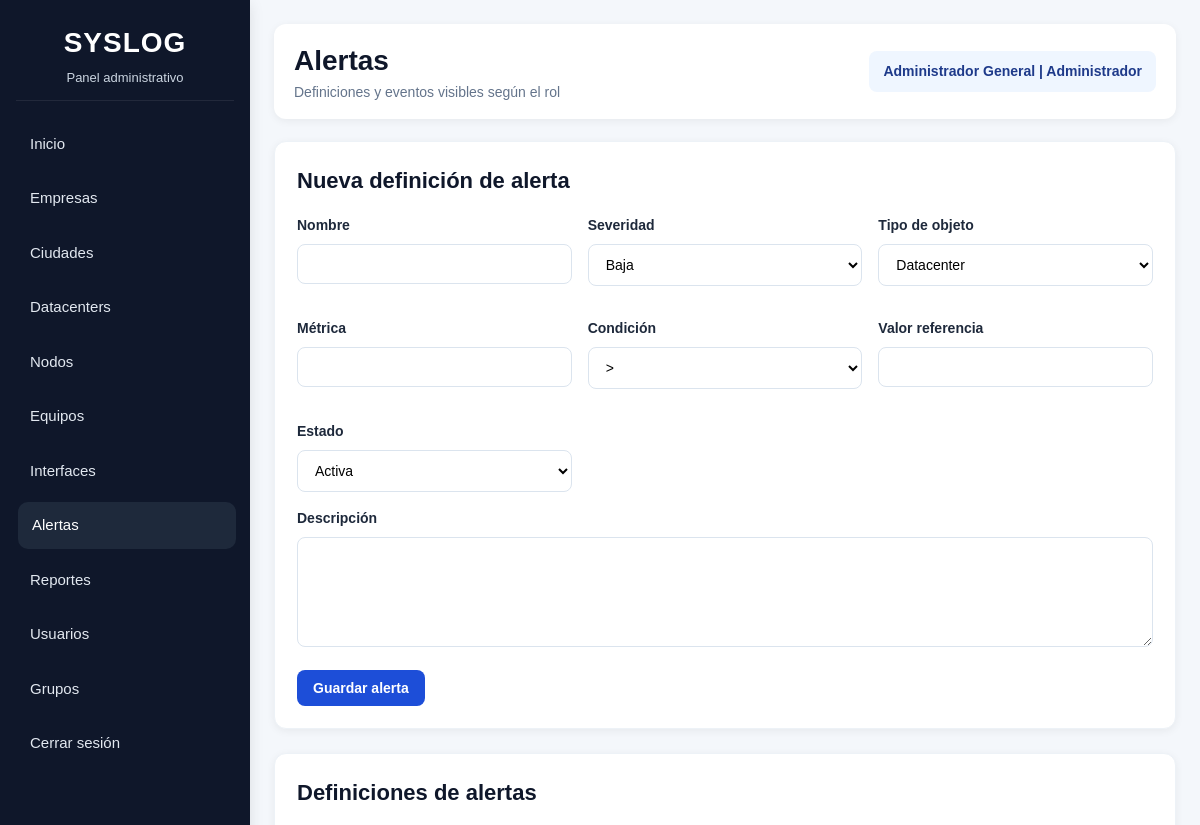
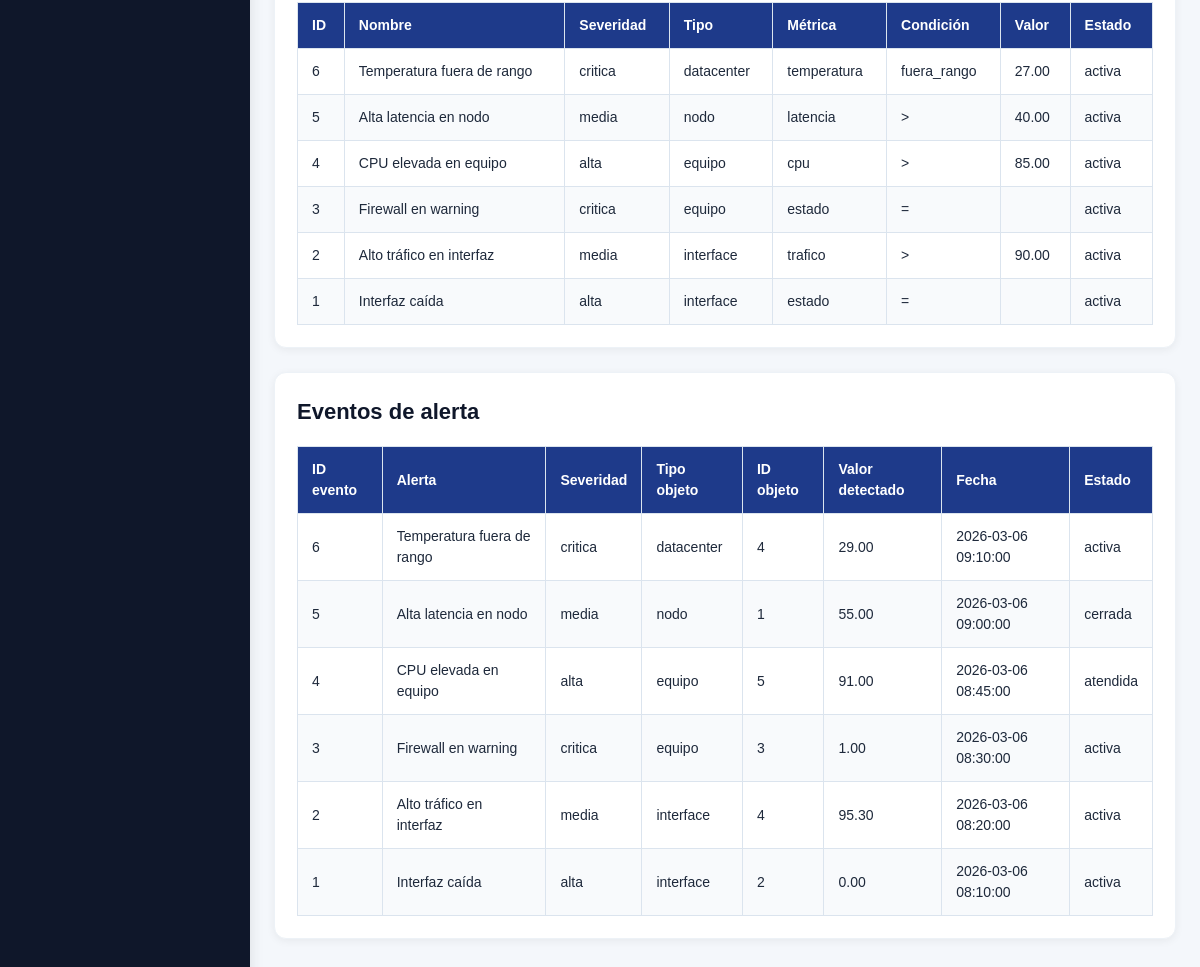
The app's page /pages/alertas.php (signed in) with its own data (2 pictures, top to bottom).
### tables this page shows
CREATE TABLE `alerta` (
  `id_alerta` int(11) NOT NULL,
  `nombre_alerta` varchar(100) NOT NULL,
  `descripcion` text DEFAULT NULL,
  `severidad` enum('baja','media','alta','critica') DEFAULT 'media',
  `tipo_objeto` enum('datacenter','nodo','equipo','interface') NOT NULL,
  `metrica` varchar(50) NOT NULL,
  `condicion` enum('>','<','=','>=','<=','fuera_rango') NOT NULL,
  `valor_referencia` decimal(10,2) DEFAULT NULL,
  `estado` enum('activa','inactiva') DEFAULT 'activa'
);

CREATE TABLE `evento_alerta` (
  `id_evento` int(11) NOT NULL,
  `id_alerta` int(11) NOT NULL,
  `tipo_objeto` enum('datacenter','nodo','equipo','interface') NOT NULL,
  `id_objeto` int(11) NOT NULL,
  `valor_detectado` decimal(10,2) DEFAULT NULL,
  `fecha_evento` datetime DEFAULT current_timestamp(),
  `estado_evento` enum('activa','atendida','cerrada') DEFAULT 'activa',
  `mensaje` text DEFAULT NULL
);

### includes/auth.php (called while the page is built, shortened)
<?php
function currentRole() {
    return $_SESSION["rol"] ?? "";
}
function isAdmin() {
    return currentRole() === "Administrador";
}
function getScope() {
    return [
        "rol"           => $_SESSION["rol"] ?? "",
        "id_empresa"    => $_SESSION["id_empresa"] ?? null,
        "id_datacenter" => $_SESSION["id_datacenter"] ?? null,
        "id_nodo"       => $_SESSION["id_nodo"] ?? null,
        "id_equipo"     => $_SESSION["id_equipo"] ?? null
    ];
}
?>

### pages/alertas.php (the view, shortened to what this page needs)
<?php
require_once "../includes/auth.php";
require_once "../includes/db.php";
$scope = getScope();
$rol = $scope["rol"];
$esAdmin = isAdmin();
$alertasDef = $pdo->query("SELECT * FROM alerta ORDER BY id_alerta DESC")->fetchAll(PDO::FETCH_ASSOC);
if ($rol === "Administrador") {
    $stmt = $pdo->query("
        SELECT ea.*, a.nombre_alerta, a.severidad
        FROM evento_alerta ea
        INNER JOIN alerta a ON ea.id_alerta = a.id_alerta
        ORDER BY ea.fecha_evento DESC
    ");
}
$eventos = $stmt->fetchAll(PDO::FETCH_ASSOC);
?>
<!DOCTYPE html>
<html lang="es">
<head>
    <link rel="stylesheet" href="../css/style.css">
</head>
<body>
<div class="main-layout">
    <?php include "../includes/menu.php"; ?>
    <div class="content">
        <div class="topbar">
            <div>
                <h1>Alertas</h1>
                <p class="muted-text">Definiciones y eventos visibles según el rol</p>
            </div>
            <div class="user-box"><?php echo htmlspecialchars($_SESSION["usuario"]); ?> | <?php echo htmlspecialchars($rol); ?></div>
        </div>
        <?php if ($esAdmin): ?>
        <div class="section">
            <div class="section-header"><h2>Nueva definición de alerta</h2></div>
            <form method="POST">
                <div class="form-grid">
                    <div class="form-group"><label>Nombre</label><input type="text" name="nombre_alerta" required></div>
                    <div class="form-group">
                        <label>Severidad</label>
                        <select name="severidad">
                            <option value="baja">Baja</option>
                        </select>
                    </div>
                    <div class="form-group">
                        <label>Tipo de objeto</label>
                        <select name="tipo_objeto">
                            <option value="datacenter">Datacenter</option>
                        </select>
                    </div>
                    <div class="form-group"><label>Métrica</label><input type="text" name="metrica" required></div>
                    <div class="form-group">
                        <label>Condición</label>
                        <select name="condicion">
                            <option value=">">></option>
                        </select>
                    </div>
                    <div class="form-group"><label>Valor referencia</label><input type="number" step="0.01" name="valor_referencia"></div>
                    <div class="form-group">
                        <label>Estado</label>
                        <select name="estado">
                            <option value="activa">Activa</option>
                        </select>
                    </div>
                </div>
                <div class="form-group"><label>Descripción</label><textarea name="descripcion"></textarea></div>
                <button class="btn btn-primary" type="submit">Guardar alerta</button>
            </form>
        </div>
        <?php endif; ?>
        <div class="section">
            <div class="section-header"><h2>Definiciones de alertas</h2></div>
            <div class="table-responsive">
                <table class="table">
                    <thead>
                        <tr>
                            <th>ID</th>
                            <th>Nombre</th>
                            <th>Severidad</th>
                            <th>Tipo</th>
                            <th>Métrica</th>
                            <th>Condición</th>
                            <th>Valor</th>
                            <th>Estado</th>
                        </tr>
                    </thead>
                    <tbody>
                        <?php foreach ($alertasDef as $a): ?>
                        <tr>
                            <td><?php echo $a["id_alerta"]; ?></td>
                            <td><?php echo htmlspecialchars($a["nombre_alerta"]); ?></td>
                            <td><?php echo htmlspecialchars($a["severidad"]); ?></td>
                            <td><?php echo htmlspecialchars($a["tipo_objeto"]); ?></td>
                            <td><?php echo htmlspecialchars($a["metrica"]); ?></td>
                            <td><?php echo htmlspecialchars($a["condicion"]); ?></td>
                            <td><?php echo htmlspecialchars($a["valor_referencia"]); ?></td>
                            <td><?php echo htmlspecialchars($a["estado"]); ?></td>
                        </tr>
                        <?php endforeach; ?>
                    </tbody>
                </table>
            </div>
        </div>
        <div class="section">
            <div class="section-header"><h2>Eventos de alerta</h2></div>
            <div class="table-responsive">
                <table class="table">
                    <thead>
                        <tr>
                            <th>ID evento</th>
                            <th>Alerta</th>
                            <th>Severidad</th>
                            <th>Tipo objeto</th>
                            <th>ID objeto</th>
                            <th>Valor detectado</th>
                            <th>Fecha</th>
                            <th>Estado</th>
                        </tr>
                    </thead>
                    <tbody>
                        <?php foreach ($eventos as $e): ?>
                        <tr>
                            <td><?php echo $e["id_evento"]; ?></td>
                            <td><?php echo htmlspecialchars($e["nombre_alerta"]); ?></td>
                            <td><?php echo htmlspecialchars($e["severidad"]); ?></td>
                            <td><?php echo htmlspecialchars($e["tipo_objeto"]); ?></td>
                            <td><?php echo htmlspecialchars($e["id_objeto"]); ?></td>
                            <td><?php echo htmlspecialchars($e["valor_detectado"]); ?></td>
                            <td><?php echo htmlspecialchars($e["fecha_evento"]); ?></td>
                            <td><?php echo htmlspecialchars($e["estado_evento"]); ?></td>
                        </tr>
                        <?php endforeach; ?>
                    </tbody>
                </table>
            </div>
        </div>
    </div>
</div>
</body>
</html>

### css/style.css (style rules this page uses)
* { margin: 0; padding: 0; box-sizing: border-box; }
:root { --bg-main: #f4f7fb; --bg-card: #ffffff; --bg-sidebar: #0f172a; --bg-sidebar-hover: #1e293b; --bg-topbar: #ffffff; --primary: #1d4ed8; --primary-dark: #1e3a8a; --secondary: #0ea5e9; --success: #16a34a; --warning: #f59e0b; --danger: #dc2626; --dark: #0f172a; --gray: #64748b; --light-gray: #e2e8f0; --border: #dbe4ee; --text-main: #1e293b; --text-light: #ffffff; --text-muted: #64748b; --shadow-sm: 0 2px 8px rgba(0,0,0,0.06); --shadow-md: 0 4px 14px rgba(0,0,0,0.10); --shadow-lg: 0 10px 25px rgba(0,0,0,0.16); --radius-sm: 8px; --radius-md: 12px; --radius-lg: 16px; --transition: all 0.25s ease; }
body { font-family: Arial, Helvetica, sans-serif; background: var(--bg-main); color: var(--text-main); line-height: 1.5; }
.main-layout { display: flex; min-height: 100vh; }
.content { flex: 1; padding: 24px; overflow-x: auto; }
.topbar { background: var(--bg-topbar); border-radius: var(--radius-md); box-shadow: var(--shadow-sm); padding: 16px 20px; margin-bottom: 22px; display: flex; align-items: center; justify-content: space-between; gap: 16px; }
.topbar h1 { font-size: 28px; color: var(--dark); }
.user-box { background: #eff6ff; color: var(--primary-dark); padding: 10px 14px; border-radius: var(--radius-sm); font-size: 14px; font-weight: bold; }
.section { background: var(--bg-card); border-radius: var(--radius-md); box-shadow: var(--shadow-sm); padding: 22px; margin-bottom: 24px; border: 1px solid #edf2f7; }
.section-header { display: flex; justify-content: space-between; align-items: center; gap: 14px; margin-bottom: 18px; flex-wrap: wrap; }
.section-header h2 { font-size: 22px; color: var(--dark); }
.btn { display: inline-block; border: none; border-radius: var(--radius-sm); padding: 10px 16px; font-size: 14px; font-weight: bold; cursor: pointer; transition: var(--transition); }
.btn-primary { background: var(--primary); color: white; }
.table-responsive { width: 100%; overflow-x: auto; }
.table { width: 100%; border-collapse: collapse; min-width: 800px; }
.table thead { background: var(--primary-dark); color: white; }
.table th, .table td { padding: 12px 14px; border: 1px solid var(--border); text-align: left; font-size: 14px; }
.table tbody tr:nth-child(even) { background: #f8fafc; }
.form-grid { display: grid; grid-template-columns: repeat(auto-fit, minmax(220px, 1fr)); gap: 16px; }
.form-group { margin-bottom: 16px; }
.form-group label { display: block; margin-bottom: 8px; font-weight: bold; color: var(--text-main); font-size: 14px; }
.form-group input, .form-group select, .form-group textarea { width: 100%; border: 1px solid var(--border); border-radius: var(--radius-sm); padding: 11px 13px; font-size: 14px; background: #fff; outline: none; transition: var(--transition); }
.form-group textarea { min-height: 110px; resize: vertical; }
.muted-text { color: var(--text-muted); font-size: 14px; }

### records on screen
alerta: id_alerta "6", nombre_alerta "Temperatura fuera de rango", severidad "critica", tipo_objeto "datacenter", metrica "temperatura", condicion "fuera_rango", valor_referencia "27.00", estado "activa"
alerta: id_alerta "5", nombre_alerta "Alta latencia en nodo", severidad "media", tipo_objeto "nodo", metrica "latencia", condicion ">", valor_referencia "40.00", estado "activa"
alerta: id_alerta "4", nombre_alerta "CPU elevada en equipo", severidad "alta", tipo_objeto "equipo", metrica "cpu", condicion ">", valor_referencia "85.00", estado "activa"
alerta: id_alerta "3", nombre_alerta "Firewall en warning", severidad "critica", tipo_objeto "equipo", metrica "estado", condicion "=", estado "activa"
alerta: id_alerta "2", nombre_alerta "Alto tráfico en interfaz", severidad "media", tipo_objeto "interface", metrica "trafico", condicion ">", valor_referencia "90.00", estado "activa"
alerta: id_alerta "1", nombre_alerta "Interfaz caída", severidad "alta", tipo_objeto "interface", metrica "estado", condicion "=", estado "activa"
evento_alerta: id_evento "6", id_alerta.nombre_alerta "Temperatura fuera de rango", id_alerta.severidad "critica", tipo_objeto "datacenter", id_objeto "4", valor_detectado "29.00", fecha_evento "2026-03-06 09:10:00", estado_evento "activa"
evento_alerta: id_evento "5", id_alerta.nombre_alerta "Alta latencia en nodo", id_alerta.severidad "media", tipo_objeto "nodo", id_objeto "1", valor_detectado "55.00", fecha_evento "2026-03-06 09:00:00", estado_evento "cerrada"
evento_alerta: id_evento "4", id_alerta.nombre_alerta "CPU elevada en equipo", id_alerta.severidad "alta", tipo_objeto "equipo", id_objeto "5", valor_detectado "91.00", fecha_evento "2026-03-06 08:45:00", estado_evento "atendida"
evento_alerta: id_evento "3", id_alerta.nombre_alerta "Firewall en warning", id_alerta.severidad "critica", tipo_objeto "equipo", id_objeto "3", valor_detectado "1.00", fecha_evento "2026-03-06 08:30:00", estado_evento "activa"
evento_alerta: id_evento "2", id_alerta.nombre_alerta "Alto tráfico en interfaz", id_alerta.severidad "media", tipo_objeto "interface", id_objeto "4", valor_detectado "95.30", fecha_evento "2026-03-06 08:20:00", estado_evento "activa"
evento_alerta: id_evento "1", id_alerta.nombre_alerta "Interfaz caída", id_alerta.severidad "alta", tipo_objeto "interface", id_objeto "2", valor_detectado "0.00", fecha_evento "2026-03-06 08:10:00", estado_evento "activa"

### other values on screen
$_SESSION["usuario"] "Administrador General"
$rol "Administrador"
